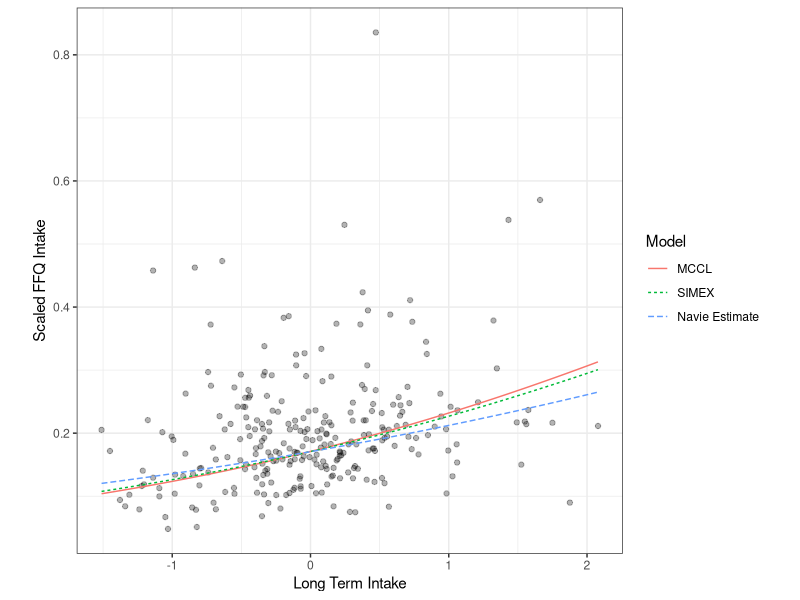
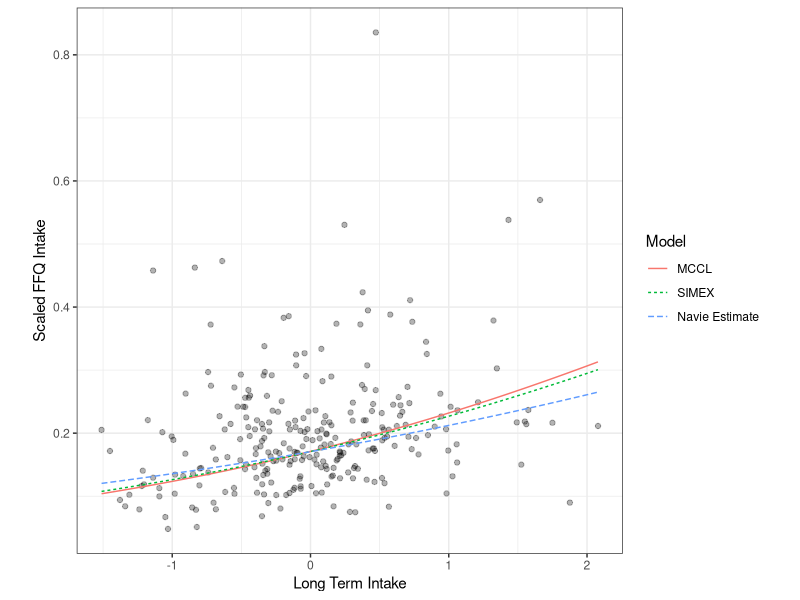

Generate these figures, in order, with R:
library(tidyverse)
df1 <- read.csv("./data_plot_wishreg.csv")
fit1 <- function(x) {
    etaX <- -1.581 + 0.27*x
    thetaX <- 1/(1+exp(-etaX))
    return(thetaX)
}
fit2 <- function(x) {
    etaX <- -1.578 + 0.381*x
    thetaX <- 1/(1+exp(-etaX))
    return(thetaX)
}
fit3 <- function(x) {
    etaX <- -1.580 + 0.354*x
    thetaX <- 1/(1+exp(-etaX))
    return(thetaX)
}
df2 <- data.frame(w = seq(min(df1$w),max(df1$w),0.001))
df2$y <- fit1(df2$w)
df2$Model <- "Navie Estimate"
df3 <- data.frame(w = seq(min(df1$w),max(df1$w),0.001))
df3$y <- fit2(df3$w)
df3$Model <- "MCCL"
df4 <- data.frame(w = seq(min(df1$w),max(df1$w),0.001))
df4$y <- fit3(df4$w)
df4$Model <- "SIMEX"
df2 <- rbind(df2,df3,df4)
df2$Model <- factor(df2$Model,levels = c("MCCL","SIMEX","Navie Estimate"))

plot_out <- df1 %>% ggplot(aes(x = w, y = y)) +
    geom_point(alpha=0.3) +
    geom_line(data = df2, aes(x = w, y = y, color = Model, linetype = Model)) +
    xlab("Long Term Intake") +
    ylab("Scaled FFQ Intake") +
    theme_bw() +
    theme(aspect.ratio=1)
plot_out
ggsave("figure3.pdf",plot_out,width = 8,height = 4)
